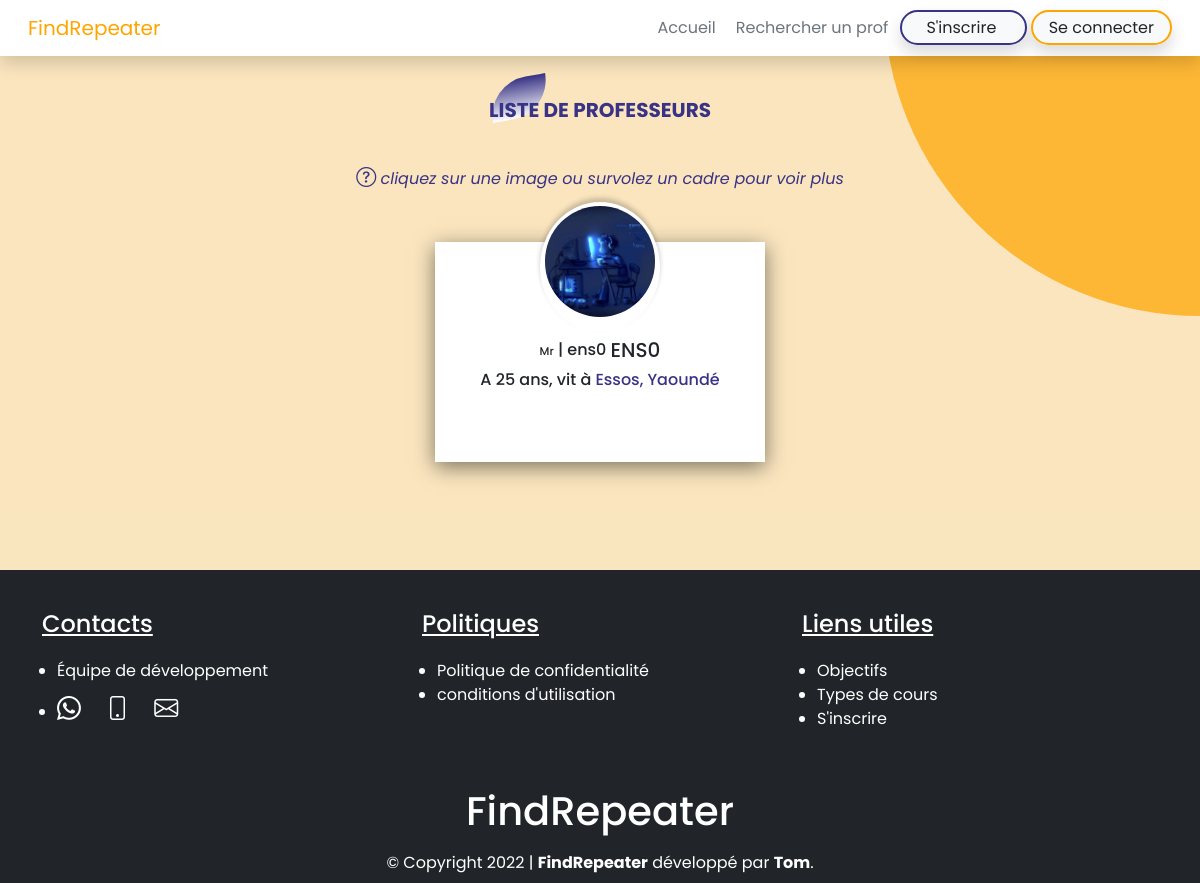
The page /liste_repetiteurs on the database its author committed.
### utilisateurs/models.py (models this page shows, shortened)
class Personne(models.Model):
    ville = models.CharField(max_length=200, null=True)
    quartier = models.CharField(max_length=200, null=True)
    LANGUE = [
        ('français','français'),('anglais','anglais'),('français et anglais','français et anglais'),('autre','autre')
    ]
    langue = models.CharField(max_length=200, null=True, choices=LANGUE, default='fançais')
    telephone1 = models.CharField(max_length=200, null=True)
    class Meta:
        abstract = True

class Repetiteur(Personne):
    user = models.OneToOneField(User, on_delete=models.CASCADE, related_name='rep')
    CIVILITE = [
        ('Mr','Mr'),('Mme','Mme')
    ]
    civilite = models.CharField(max_length=200, null=True, choices=CIVILITE, default='Mr')
    age = models.IntegerField(null=True)
    telephone2 = models.CharField(max_length=200, blank=True)
    niveauEtude = models.CharField(max_length=200, null=True)
    profession = models.CharField(max_length=200, null=True)
    photoProfil = models.ImageField(default='default_img.jpg', upload_to='image/photo_profile', null=True, blank=True)

### utilisateurs/views.py (the view)
# urls.py: path('liste_repetiteurs', liste_repetiteurs, name="liste_repetiteurs"),
def liste_repetiteurs(request):
    repList = Repetiteur.objects.all()
    coursList = Cours.objects.all()
    nbRep = 0
    nbRep = repList.count()
    listR = Repetiteur.objects.all()
    listRep = []
    for rep in listR:
        listRep.append(rep.user.username)
    listC  = Client.objects.all()
    listCli = []
    for cli in listC:
        listCli.append(cli.user.username)
    context = {
        'repList':repList,
        'coursList':coursList,
        'nbRep':nbRep, 'listCli':listCli, 'listRep':listRep
    }
    return render(request, 'utilisateurs/liste_repetiteurs.html', context)

### templates/utilisateurs/liste_repetiteurs.html (shortened to what this page needs)
{% extends 'base.html' %}
{% load static %}
{% block content %}
<section class="py-5 bg_profile">
  <div class="container">
      <div class="pt-4 pb-2">
          <div class="pt-3 titre">
              <h1 class="text-center">Liste de Professeurs</span></h1>
          </div>
      </div>
      {% if nbRep >= 1 %}
          <p style="color: rgb(56, 51, 133);" class="text-center align-items-center mt-4">
              <i style="font-size: 20px;" class="bi-question-circle"></i>
              <span style="font-style: italic;">cliquez sur une image ou survolez un cadre pour voir plus</span> <br>
          </p>
          <div class="liste">
              {% for rep in repList %}
                <div class="info d-md-flex">
                  <div class="carte">
                    <div class="imgBx text-center">
                        {% if rep.photoProfil %}
                        <img class="rounded-circle mt-1" src="../../media/{{rep.photoProfil}}">
                        {% endif %}
                    </div>
                    <div class="content_info">
                      <div class="content">
                          <div class="nom_prenom">
                              <p>
                                <div style="display: flex !important; flex-wrap: wrap; align-items: center; justify-content: center;">
                                  <h6><span style="font-size: 0.7rem;">{{rep.civilite}}</span> | {{rep.user.first_name}}</h6>
                                  <h5>{{rep.user.last_name}}</h5>
                                </div>
                                  <h6>A {{rep.age}} ans, vit à
                                      <span style="color: rgb(56, 51, 133);">{{rep.quartier}}, {{rep.ville}}</span>
                                  </h6>
                              </p>
                          </div>
                      </div>
                    </div>
                  </div>
                </div>
              {% endfor %}
          </div>
      {% endif %}
  </div>
</section>
{% endblock %}

### static/css/style.css (style rules this page uses)
* { font-family: 'Poppins', sans-serif !important; }
.titre h1 { margin-top: 10px; font-size: 20px; color: rgba(56, 51, 133); font-weight: bold; position: relative; z-index: 1; text-transform: uppercase; }
.titre h1::before { content: ''; background: linear-gradient(rgba(56, 51, 133), #fff); height: 40px; width: 60px; position: absolute; top: -20px; z-index: -1; transform: rotate(-10deg); border-bottom-right-radius: 40px; border-top-left-radius: 40px; }
img { border-radius: 50% !important; }
.bg_page_tm::before, .bg_profile::before { content: ''; position: fixed; top: 0; left: 0; width: 100%; height: 100%; background: rgba(255, 166, 0, 0.719); clip-path: circle(30% at 100% -0%); }
.bg_page_tm::after, .bg_profile::after { content: ''; position: fixed; top: 0; left: 0; width: 100%; height: 100%; background: rgba(56, 51, 133); clip-path: circle(30% at -5% 100%); }
.bg_profile { background: rgba(255, 166, 0, 0.24); }
.container, #footer, .titre { position: relative; z-index: 10; }
h1, h2, h3, h4, h5, h6 { font-family: "Nunito", sans-serif; }

### templates/utilisateurs/liste_repetiteurs.html (style rules this page uses)
.container { position: relative; z-index: 10; }
.liste { margin-top: 20px; position: relative; display: flex; justify-content: center; align-items: center; flex-wrap: wrap; }
.liste .info { margin-bottom: 60px; }
.liste .carte { position: relative; width: 330px; height: 220px; background: #fff !important; margin: 30px 10px 0px 10px; padding: 20px 15px; display: flex; flex-direction: column; box-shadow: 0 5px 20px rgba(0, 0, 0, 0.5); transition: 0.3s ease-in-out; }
.liste .carte .imgBx { position: relative; width: 120px; height: 130px; top: -60px; margin-left: auto; margin-right: auto; z-index: 1; box-shadow: 0px -4px 5px 0px rgba(0, 0, 0, 0.2); background: #fff; border-radius: 50%; }
.liste .carte .imgBx img { max-height: 85%; border-radius: 50%; }
.liste .carte .content_info { position: relative; text-align: center; top: -70px; }

### rows shown on the page
Repetiteur: photoProfil (picture), civilite "Mr", user.first_name "ens0", user.last_name "ENS0", age "25", quartier "Essos", ville "Yaoundé"
